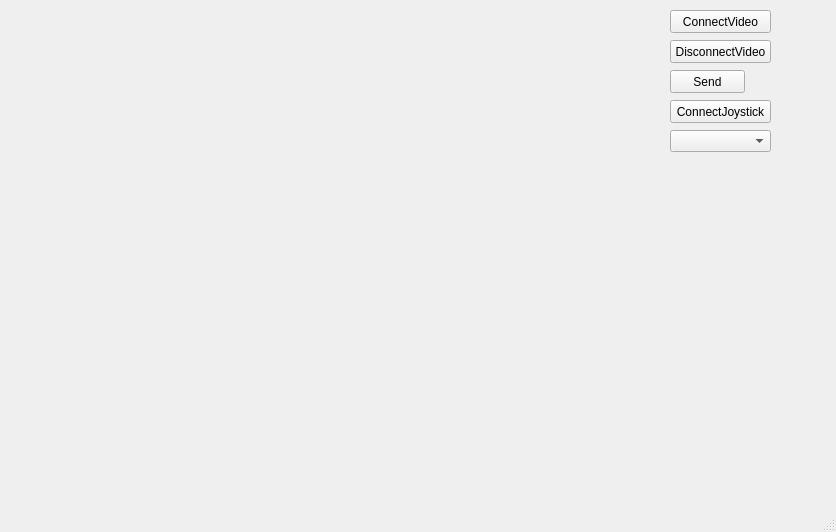
<?xml version="1.0" encoding="UTF-8"?>
<ui version="4.0">
 <class>MainWindow</class>
 <widget class="QMainWindow" name="MainWindow">
  <property name="geometry">
   <rect>
    <x>0</x>
    <y>0</y>
    <width>836</width>
    <height>532</height>
   </rect>
  </property>
  <property name="windowTitle">
   <string>MainWindow</string>
  </property>
  <widget class="QWidget" name="centralwidget">
   <widget class="QFrame" name="gridFrame">
    <property name="geometry">
     <rect>
      <x>10</x>
      <y>10</y>
      <width>640</width>
      <height>480</height>
     </rect>
    </property>
    <layout class="QGridLayout" name="gridLayout"/>
   </widget>
   <widget class="QPushButton" name="pushButton">
    <property name="geometry">
     <rect>
      <x>670</x>
      <y>10</y>
      <width>101</width>
      <height>23</height>
     </rect>
    </property>
    <property name="text">
     <string>ConnectVideo</string>
    </property>
   </widget>
   <widget class="QPushButton" name="pushButton_2">
    <property name="geometry">
     <rect>
      <x>670</x>
      <y>40</y>
      <width>101</width>
      <height>23</height>
     </rect>
    </property>
    <property name="text">
     <string>DisconnectVideo</string>
    </property>
   </widget>
   <widget class="QPushButton" name="pushButton_3">
    <property name="geometry">
     <rect>
      <x>670</x>
      <y>70</y>
      <width>75</width>
      <height>23</height>
     </rect>
    </property>
    <property name="text">
     <string>Send</string>
    </property>
   </widget>
   <widget class="QComboBox" name="comboBox">
    <property name="geometry">
     <rect>
      <x>670</x>
      <y>130</y>
      <width>101</width>
      <height>22</height>
     </rect>
    </property>
   </widget>
   <widget class="QPushButton" name="pushButton_4">
    <property name="geometry">
     <rect>
      <x>670</x>
      <y>100</y>
      <width>101</width>
      <height>23</height>
     </rect>
    </property>
    <property name="text">
     <string>ConnectJoystick</string>
    </property>
   </widget>
  </widget>
  <widget class="QMenuBar" name="menubar">
   <property name="geometry">
    <rect>
     <x>0</x>
     <y>0</y>
     <width>836</width>
     <height>21</height>
    </rect>
   </property>
  </widget>
  <widget class="QStatusBar" name="statusbar"/>
 </widget>
 <resources/>
 <connections/>
</ui>
